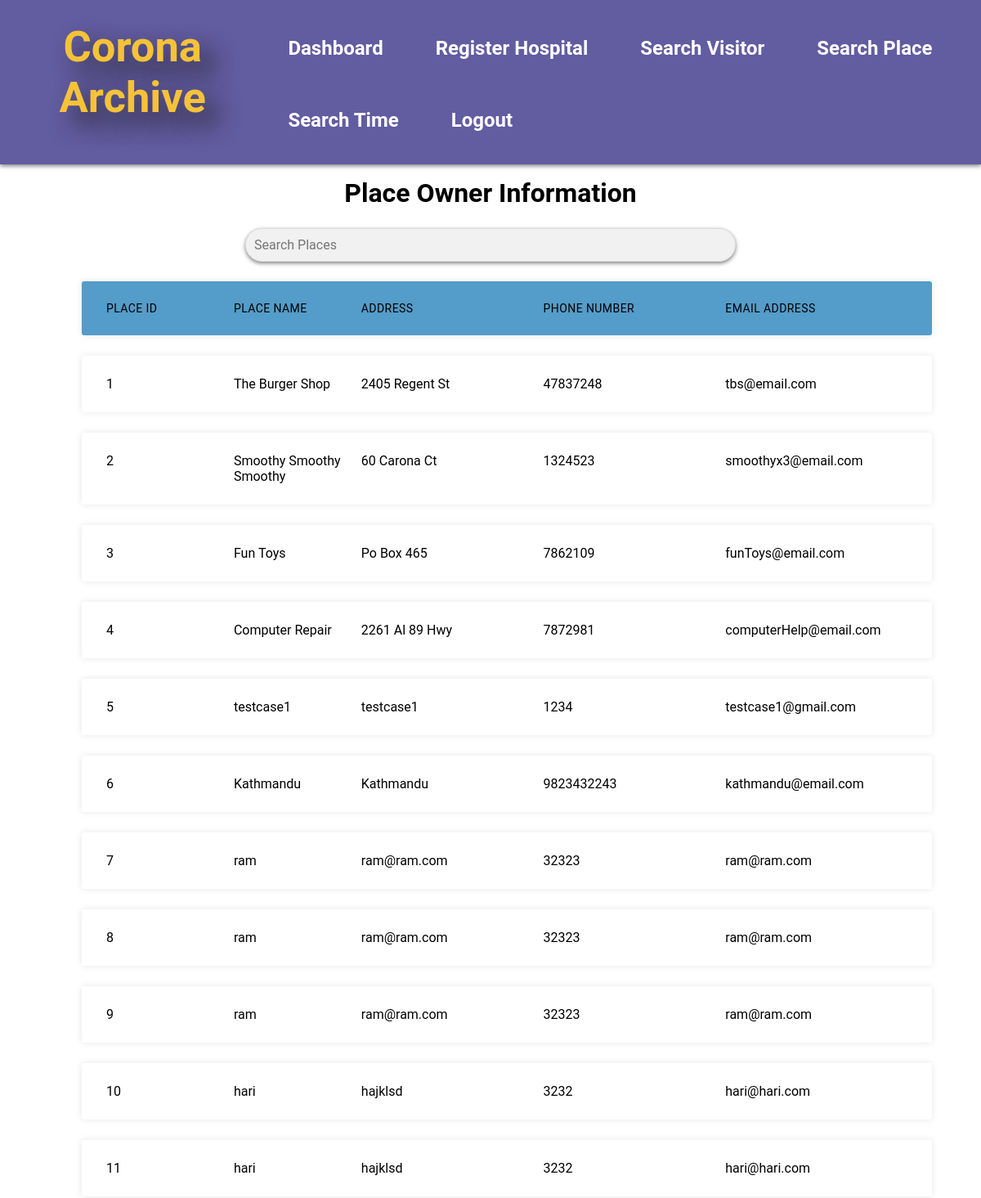
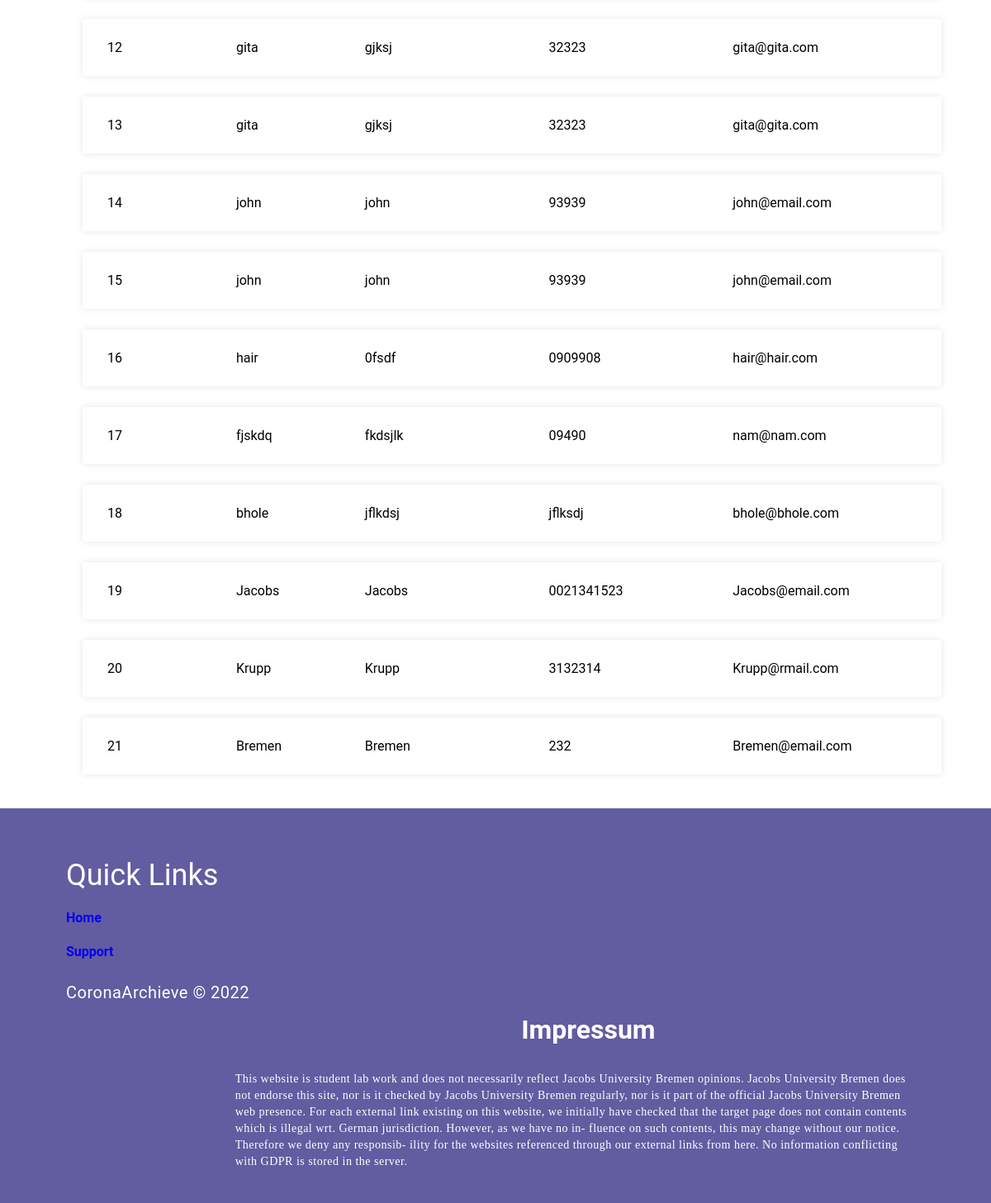
Page /agent/places (signed in) on the committed database (2 pictures, top to bottom).
### tables this page shows
CREATE TABLE Place (
    id integer PRIMARY KEY AUTOINCREMENT,
    name text NOT NULL,
    address text NOT NULL,
    phoneNumber text,
    email text,
    password text NOT NULL
    );

### app.py (the view)
@app.route("/agent/places", methods=['GET', ])
def agent_list_places():
    if('username' in session and str(session['userType']) == "Agent"):
        conn = db_connection()
        cursor = conn.cursor()
        cursor.execute("SELECT id,name,address,phoneNumber,email from Place")
        data = cursor.fetchall()
        print(data)
        return render_template('place_info.html', places=data)
    else:
        flash("You are not authorized to access hospital dashboard")
        return redirect(url_for('index'))

### app.py (called while the page is built)
def db_connection():
    conn = None
    try:
        conn = sqlite3.connect("db.sqlite")
    except sqlite3.error as e:
        print(e)
    return conn

### templates/place_info.html (shortened to what this page needs)
{% extends "baselayout.html" %} {% block head %}
<link
  rel="stylesheet"
  type="text/css"
  href="{{ url_for('static', filename='style/css/table.css')}}"
/>
{% endblock %} {% block content %}
<main class="content">
  <h1>Place Owner Information</h1>
  <input
    type="text"
    id="search-input"
    onkeyup="search('search-input','places-table')"
    placeholder="Search Places"
  />
  <ul class="responsive-table">
    <li class="table-header">
      <div class="col col-1">Place Id</div>
      <div class="col col-2">Place Name</div>
      <div class="col col-3">Address</div>
      <div class="col col-4">Phone Number</div>
      <div class="col col-5">Email Address</div>
    </li>
    <div id="places-table">
      {% for place in places %}
      <li class="table-row">
        <div class="col col-1" data-label="Job Id">{{ place[0] }}</div>
        <div class="col col-2" data-label="Customer Name">{{ place[1] }}</div>
        <div class="col col-3" data-label="Amount">{{ place[2] }}</div>
        <div class="col col-4" data-label="Payment Status">{{ place[3] }}</div>
        <div class="col col-5" data-label="Payment Status">{{ place[4] }}</div>
      </li>
      {% endfor %}
    </div>
  </ul>
</main>
{% endblock %}

### static/style/css/style.css (style rules this page uses)
.content { display: flex; justify-content: center; align-items: center; flex-direction: column; width: 100%; height: 100%; }
body { margin: 0; background-color: white; }
* { font-family: Roboto; }
#search-input { background-color: rgb(255, 255, 255); font-size: large; box-shadow: 0 2px 5px rgba(0, 0, 0, 0.5) }

### static/style/css/form_style.css (style rules this page uses)
* { box-sizing: border-box; }
h1 { font-weight: bold; margin: 1rem; }
input { background-color: #eee; border: none; padding: 12px 15px; margin: 8px 0; width: 100%; }

### static/style/css/table.css (style rules this page uses)
.responsive-table { min-width: 90%; }
#search-input { width: 50%; padding: 10px; border: 1px solid #ddd; border-radius: 24px; font-size: 16px; background-color: #f1f1f1; }
.responsive-table li { border-radius: 3px; padding: 25px 30px; display: flex; justify-content: space-between; margin-bottom: 25px; }
.responsive-table .table-header { background-color: #549cc9; box-shadow: 0px 0px 9px 0px rgba(0, 0, 0, 0.1); font-size: 14px; text-transform: uppercase; letter-spacing: 0.03em; }
.responsive-table .table-row { background-color: #ffffff; box-shadow: 0px 0px 9px 0px rgba(0, 0, 0, 0.1); }
.responsive-table .col-1 { flex-basis: 70%; overflow-wrap: anywhere; }
.responsive-table .col-2 { flex-basis: 70%; overflow-wrap: anywhere; }
.responsive-table .col-3 { flex-basis: 100%; overflow-wrap: anywhere; }
.responsive-table .col-4 { flex-basis: 100%; overflow-wrap: anywhere; }
.responsive-table .col-5 { flex-basis: 100%; overflow-wrap: anywhere; }

### rows in the picture
Place: id "1", name "The Burger Shop", address "2405 Regent St", phoneNumber "47837248", email "tbs@email.com"
Place: id "2", name "Smoothy Smoothy Smoothy", address "60 Carona Ct", phoneNumber "1324523", email "smoothyx3@email.com"
Place: id "3", name "Fun Toys", address "Po Box 465", phoneNumber "7862109", email "funToys@email.com"
Place: id "4", name "Computer Repair", address "2261 Al 89 Hwy", phoneNumber "7872981", email "computerHelp@email.com"
Place: id "5", name "testcase1", address "testcase1", phoneNumber "1234", email "testcase1@gmail.com"
Place: id "6", name "Kathmandu", address "Kathmandu", phoneNumber "9823432243", email "kathmandu@email.com"
Place: id "7", name "ram", address "ram@ram.com", phoneNumber "32323", email "ram@ram.com"
Place: id "8", name "ram", address "ram@ram.com", phoneNumber "32323", email "ram@ram.com"
Place: id "9", name "ram", address "ram@ram.com", phoneNumber "32323", email "ram@ram.com"
Place: id "10", name "hari", address "hajklsd", phoneNumber "3232", email "hari@hari.com"
Place: id "11", name "hari", address "hajklsd", phoneNumber "3232", email "hari@hari.com"
Place: id "12", name "gita", address "gjksj", phoneNumber "32323", email "gita@gita.com"
Place: id "13", name "gita", address "gjksj", phoneNumber "32323", email "gita@gita.com"
Place: id "14", name "john", address "john", phoneNumber "93939", email "john@email.com"
Place: id "15", name "john", address "john", phoneNumber "93939", email "john@email.com"
Place: id "16", name "hair", address "0fsdf", phoneNumber "0909908", email "hair@hair.com"
Place: id "17", name "fjskdq", address "fkdsjlk", phoneNumber "09490", email "nam@nam.com"
Place: id "18", name "bhole", address "jflkdsj", phoneNumber "jflksdj", email "bhole@bhole.com"
Place: id "19", name "Jacobs", address "Jacobs", phoneNumber "0021341523", email "Jacobs@email.com"
Place: id "20", name "Krupp", address "Krupp", phoneNumber "3132314", email "Krupp@rmail.com"
Place: id "21", name "Bremen", address "Bremen", phoneNumber "232", email "Bremen@email.com"
